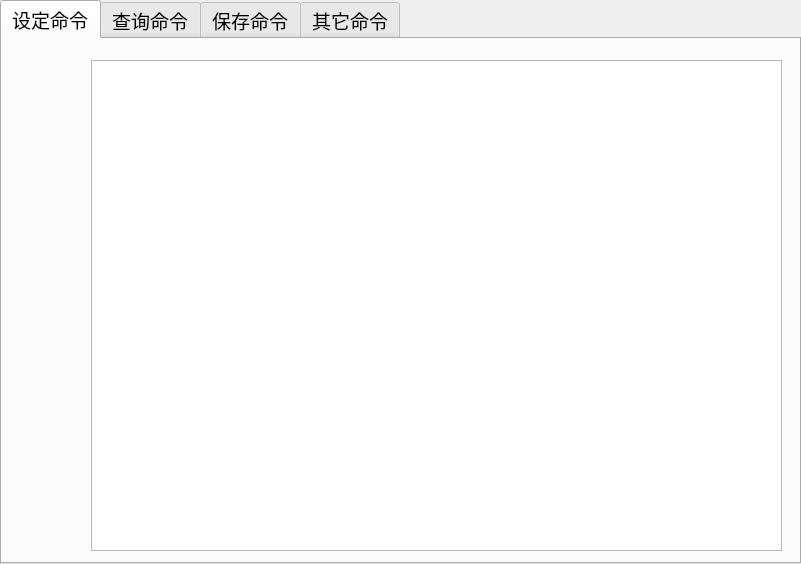
<?xml version="1.0" encoding="UTF-8"?>
<ui version="4.0">
 <class>TabWidget</class>
 <widget class="QTabWidget" name="TabWidget">
  <property name="geometry">
   <rect>
    <x>0</x>
    <y>0</y>
    <width>801</width>
    <height>564</height>
   </rect>
  </property>
  <property name="font">
   <font>
    <family>楷体</family>
    <pointsize>14</pointsize>
   </font>
  </property>
  <property name="windowTitle">
   <string>指令查询框</string>
  </property>
  <property name="windowIcon">
   <iconset>
    <normaloff>../ico/find.ico</normaloff>../ico/find.ico</iconset>
  </property>
  <property name="tabShape">
   <enum>QTabWidget::Rounded</enum>
  </property>
  <property name="currentIndex">
   <number>0</number>
  </property>
  <property name="documentMode">
   <bool>false</bool>
  </property>
  <widget class="QWidget" name="tab">
   <attribute name="title">
    <string>设定命令</string>
   </attribute>
   <widget class="QLabel" name="label">
    <property name="geometry">
     <rect>
      <x>20</x>
      <y>220</y>
      <width>51</width>
      <height>51</height>
     </rect>
    </property>
    <property name="font">
     <font>
      <family>微软雅黑</family>
      <pointsize>12</pointsize>
     </font>
    </property>
    <property name="text">
     <string/>
    </property>
    <property name="pixmap">
     <pixmap>../ico/sdml.ico</pixmap>
    </property>
    <property name="scaledContents">
     <bool>true</bool>
    </property>
   </widget>
   <widget class="QTextBrowser" name="textBrowser_1">
    <property name="geometry">
     <rect>
      <x>89</x>
      <y>21</y>
      <width>691</width>
      <height>491</height>
     </rect>
    </property>
    <property name="font">
     <font>
      <family>华文楷体</family>
      <pointsize>12</pointsize>
      <weight>50</weight>
      <italic>false</italic>
      <bold>false</bold>
     </font>
    </property>
   </widget>
  </widget>
  <widget class="QWidget" name="tab_2">
   <attribute name="title">
    <string>查询命令</string>
   </attribute>
   <widget class="QTextBrowser" name="textBrowser_2">
    <property name="geometry">
     <rect>
      <x>89</x>
      <y>21</y>
      <width>691</width>
      <height>491</height>
     </rect>
    </property>
    <property name="font">
     <font>
      <family>华文楷体</family>
      <pointsize>12</pointsize>
      <weight>50</weight>
      <italic>false</italic>
      <bold>false</bold>
     </font>
    </property>
   </widget>
   <widget class="QLabel" name="label_2">
    <property name="geometry">
     <rect>
      <x>20</x>
      <y>220</y>
      <width>51</width>
      <height>51</height>
     </rect>
    </property>
    <property name="font">
     <font>
      <family>微软雅黑</family>
      <pointsize>12</pointsize>
     </font>
    </property>
    <property name="text">
     <string/>
    </property>
    <property name="pixmap">
     <pixmap>../ico/cxml.ico</pixmap>
    </property>
    <property name="scaledContents">
     <bool>true</bool>
    </property>
   </widget>
  </widget>
  <widget class="QWidget" name="tab_3">
   <attribute name="title">
    <string>保存命令</string>
   </attribute>
   <widget class="QTextBrowser" name="textBrowser_3">
    <property name="geometry">
     <rect>
      <x>89</x>
      <y>30</y>
      <width>691</width>
      <height>481</height>
     </rect>
    </property>
    <property name="font">
     <font>
      <family>华文楷体</family>
      <pointsize>12</pointsize>
      <weight>50</weight>
      <italic>false</italic>
      <bold>false</bold>
     </font>
    </property>
   </widget>
   <widget class="QLabel" name="label_3">
    <property name="geometry">
     <rect>
      <x>20</x>
      <y>220</y>
      <width>51</width>
      <height>51</height>
     </rect>
    </property>
    <property name="font">
     <font>
      <family>微软雅黑</family>
      <pointsize>12</pointsize>
     </font>
    </property>
    <property name="text">
     <string/>
    </property>
    <property name="pixmap">
     <pixmap>../ico/bcml.ico</pixmap>
    </property>
    <property name="scaledContents">
     <bool>true</bool>
    </property>
   </widget>
  </widget>
  <widget class="QWidget" name="tab_4">
   <attribute name="title">
    <string>其它命令</string>
   </attribute>
   <widget class="QTextBrowser" name="textBrowser_4">
    <property name="geometry">
     <rect>
      <x>89</x>
      <y>31</y>
      <width>691</width>
      <height>481</height>
     </rect>
    </property>
    <property name="font">
     <font>
      <family>华文楷体</family>
      <pointsize>12</pointsize>
      <weight>50</weight>
      <italic>false</italic>
      <bold>false</bold>
     </font>
    </property>
   </widget>
   <widget class="QLabel" name="label_4">
    <property name="geometry">
     <rect>
      <x>20</x>
      <y>220</y>
      <width>51</width>
      <height>51</height>
     </rect>
    </property>
    <property name="font">
     <font>
      <family>微软雅黑</family>
      <pointsize>12</pointsize>
     </font>
    </property>
    <property name="text">
     <string/>
    </property>
    <property name="pixmap">
     <pixmap>../ico/xx.ico</pixmap>
    </property>
    <property name="scaledContents">
     <bool>true</bool>
    </property>
   </widget>
  </widget>
 </widget>
 <resources/>
 <connections/>
</ui>
